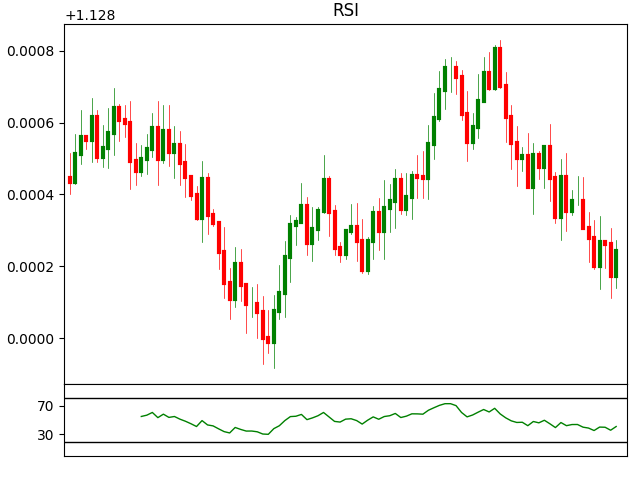

This chart was generated by the following Python code:
import matplotlib.pyplot as plt
from datetime import datetime,timedelta
import numpy as np
import pandas as pd
import random
import indicator as indi

class RSI:
    def __init__(self):
        self.n=100
        self.fig=plt.figure()
        self.title='RSI'
        self.calc_type='dict'   #'dict' or 'pandas'
        self.indi=indi

    def set_variables(self):
        variables=['time','open','high','low','close']
        var={i:[] for i in variables}
        return var

    def print_data(self,var):
        print(len(var['time']),var['time'][-1],f"O:{var['open'][-1]:.5f}",f"H:{var['high'][-1]:.5f}"
              f"L:{var['low'][-1]:.5f}",f"C:{var['close'][-1]:.5f}")

    def get_data(self,var):
        for i in range(self.n):
            t=(datetime.now()+timedelta(minutes=i)).strftime('%d-%m-%Y %H:%M:%S')
            var['time'].append(t)

            if len(var['open'])==0:
                var['open'].append(random.uniform(1,1.2))
                up_close=var['open'][-1]*(1+0.0001)
                down_close=var['open'][-1]*(1-0.0001)
                var['close'].append(random.uniform(down_close,up_close))
            else:
                var['open'].append(var['close'][-1])
                up_close=var['open'][-1]*(1+0.0001)
                down_close=var['open'][-1]*(1-0.0001)
                var['close'].append(random.uniform(down_close,up_close))
        
            if var['open'][-1]<var['close'][-1]:
                price1=var['close'][-1]
                price2=var['open'][-1]
            elif var['open'][-1]>var['close'][-1]:
                price1=var['open'][-1]
                price2=var['close'][-1]
            high=random.uniform(price1,price1*(1+0.00007))
            low=random.uniform(price2,price2*(1-0.00007))
            var['high'].append(high)
            var['low'].append(low)

            #RSI:
            if self.calc_type=='dict':
                self.indi.rsi_dict(14,'close',var)

            self.print_data(var)

        if self.calc_type=='pandas':
            self.indi.rsi_pandas(14,'close',var)

    def plot_data(self,var):
        self.fig.subplots_adjust(top=0.95,bottom=0.05,right=0.98,left=0.1,hspace=0,wspace=0)
        ax=self.fig.add_gridspec(6,1)
        ax1=self.fig.add_subplot(ax[0:5,:])
        ax2=self.fig.add_subplot(ax[5:6,:])

        ax1.clear()
        ax1.set_xticks([])
        ax1.set_title(self.title)
        ax1.set_xlim(-1,101)

        for i in range(len(var['time'])):
            if var['open'][i]>var['close'][i]:
                ccolor='r'
            elif var['open'][i]<var['close'][i]:
                ccolor='g'
            else:
                ccolor='gray'
            ax1.plot([var['time'][i]]*2,[var['open'][i],var['close'][i]],c=ccolor,lw=3)
            ax1.plot([var['time'][i]]*2,[var['high'][i],var['low'][i]],c=ccolor,lw=0.5)

        #PLOT RSI:
        ax2.clear()
        ax2.set_xticks([])
        ax2.set_yticks([30,70])
        ax2.set_ylim(0,100)
        ax2.set_xlim(-1,101)

        ax2.axhline(y=20,lw=1,color='black')
        ax2.axhline(y=80,lw=1,color='black')

        ax2.plot(var['time'],var['rsi'],c='g',lw=1)
 
        plt.show()

obj=RSI()
var=obj.set_variables()
obj.get_data(var)
obj.plot_data(var)
